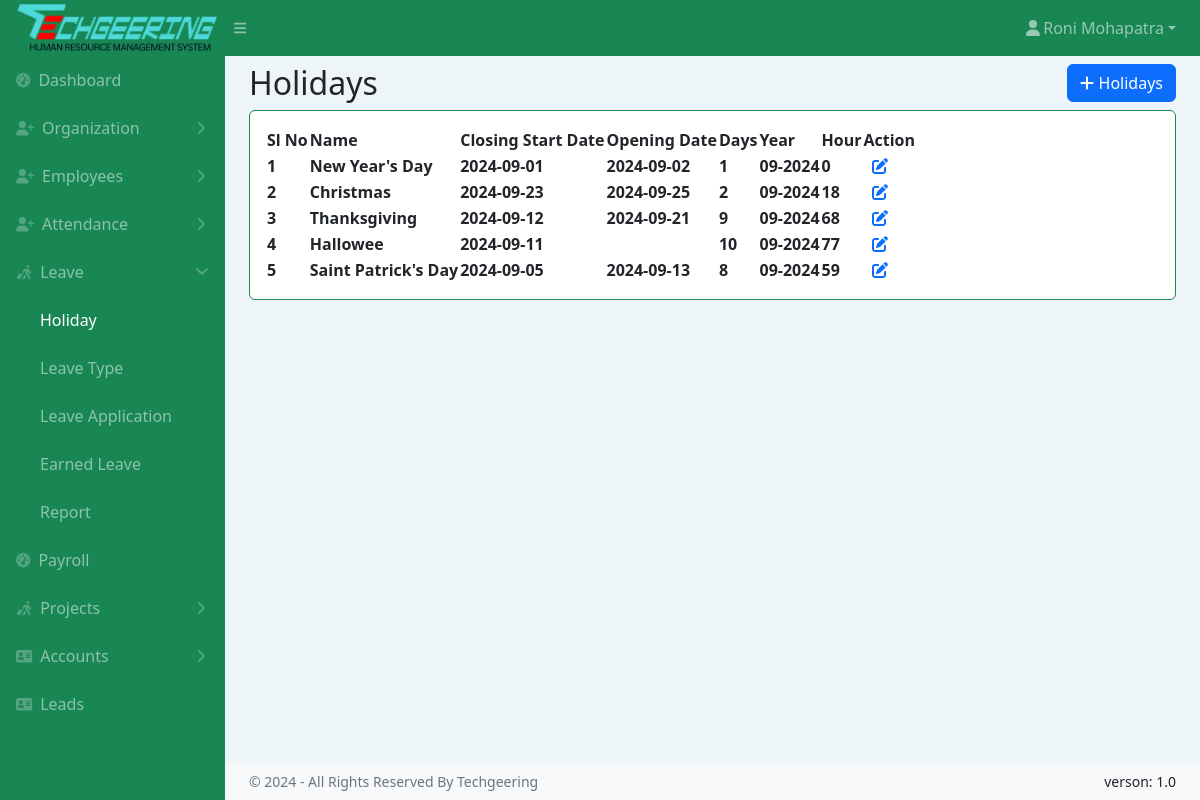
/holiday.php (signed in), run on the app's committed database.
### tables this page shows
CREATE TABLE `employee` (
  `id` int(11) NOT NULL,
  `em_code` varchar(64) DEFAULT NULL,
  `des_id` int(11) DEFAULT NULL,
  `dep_id` int(11) DEFAULT NULL,
  `full_name` varchar(128) DEFAULT NULL,
  `father_name` varchar(50) NOT NULL,
  `mother_name` varchar(50) NOT NULL,
  `em_email` varchar(64) DEFAULT NULL,
  `prof_email` varchar(70) NOT NULL,
  `marital_status` varchar(20) NOT NULL,
  `em_password` varchar(512) NOT NULL,
  `em_role` int(10) NOT NULL,
  `status` enum('ACTIVE','INACTIVE') NOT NULL DEFAULT 'ACTIVE',
  `em_gender` enum('Male','Female') NOT NULL DEFAULT 'Male',
  `em_phone` varchar(64) DEFAULT NULL,
  `em_wahtsapp` varchar(64) DEFAULT NULL,
  `em_birthday` varchar(128) DEFAULT NULL,
  `em_blood_group` enum('O+','O-','A+','A-','B+','B-','AB+','OB+') DEFAULT NULL,
  `em_joining_date` varchar(128) DEFAULT NULL,
  `last_company_date` date DEFAULT NULL,
  `em_contact_end` varchar(128) DEFAULT NULL,
  `em_image` varchar(128) DEFAULT NULL,
  `em_aadher` varchar(64) DEFAULT NULL,
  `em_pan` varchar(20) NOT NULL,
  `emergency_contact` int(10) NOT NULL
);

CREATE TABLE `holiday` (
  `id` int(11) NOT NULL,
  `holiday_name` varchar(256) DEFAULT NULL,
  `from_date` varchar(64) DEFAULT NULL,
  `to_date` varchar(64) DEFAULT NULL,
  `number_of_days` varchar(64) DEFAULT NULL,
  `year` varchar(64) DEFAULT NULL,
  `number_of_holiday_hour` int(11) DEFAULT NULL
);

### holiday.php (the view, shortened to what this page needs)
<!DOCTYPE html>
<html lang="en">
<head>
    <link href="https://cdn.jsdelivr.net/npm/simple-datatables@7.1.2/dist/style.min.css" rel="stylesheet" />
    <link href="assets/css/styles.css" rel="stylesheet" />
</head>
<body class="sb-nav-fixed">
    <?php include 'common/topnav.php' ?>
    <div id="layoutSidenav">
        <?php include 'common/sidenav.php' ?>
        <div id="layoutSidenav_content">
            <main>
                <div class="container-fluid px-4">
                    <div class="d-flex justify-content-between align-items-center">
                        <h2 class="my-2">Holidays</h2>
                        <?php if ($em_role == '1' || $em_role == '3') { ?>
                            <button type="button" class="btn btn-primary" data-bs-toggle="modal" data-bs-target="#addDept">
                                <i class="fa-solid fa-plus"></i> Holidays
                            </button>
                        <?php } ?>
                    </div>
                    <div class="card mb-4">
                        <div class="card-body">
                            <table id="datatablesSimple">
                                <thead>
                                    <tr>
                                        <th>Sl No</th>
                                        <th>Name</th>
                                        <th>Closing Start Date</th>
                                        <th>Opening Date</th>
                                        <th>Days</th>
                                        <th>Year</th>
                                        <th>Hour</th>
                                        <?php if ($em_role == '1' || $em_role == '3') { ?>
                                            <th>Action</th>
                                        <?php } ?>
                                    </tr>
                                </thead>
                                <tbody>
                                    <?php
                                    include "common/conn.php";
                                    $sql = "SELECT * FROM holiday";
                                    $result = $conn->query($sql);
                                    if ($result->num_rows > 0) {
                                        while ($row = $result->fetch_assoc()) {
                                            ?>
                                            <tr>
                                                <th><?php echo $row["id"]; ?></th>
                                                <th><?php echo $row["holiday_name"]; ?></th>
                                                <th><?php echo $row["from_date"]; ?></th>
                                                <th><?php echo $row["to_date"]; ?></th>
                                                <th><?php echo $row["number_of_days"]; ?></th>
                                                <th><?php echo $row["year"]; ?></th>
                                                <th><?php echo $row["number_of_holiday_hour"]; ?></th>
                                                <?php if ($em_role == '1' || $em_role == '3') { ?>
                                                    <th>
                                                        <i class="fa-solid fa-pen-to-square me-2 ms-2 text-primary"
                                                            onclick="myfcn4(<?php echo $row['id']; ?>,'<?php echo $row['holiday_name']; ?>','<?php echo $row['from_date']; ?>','<?php echo $row['to_date']; ?>')"
                                                            data-bs-toggle="modal" data-bs-target="#updateholiday"></i>
                                                    </th>
                                                <?php } ?>
                                            </tr>
                                            <?php
                                        }
                                    } else {
                                        echo "0 results";
                                    }
                                    ?>
                                </tbody>
                            </table>
                        </div>
                    </div>
                </div>
            </main>
            <?php include 'common/copyrightfooter.php' ?>
        </div>
    </div>
</body>
</html>

### common/topnav.php (shortened to what this page needs)
<?php
$userid = $_SESSION['username'];
$em_role = $_SESSION['em_role'];
?>
<nav class="sb-topnav navbar navbar-expand navbar-dark bg-success">
    <a class="navbar-brand ps-3 text-center" href="index.php">
        <img src="assets/img/logo.png" class="img-fluid">
    </a>
    <button class="btn btn-link btn-sm order-1 order-lg-0 me-4 me-lg-0" id="sidebarToggle" href="#!"><i
            class="fas fa-bars"></i></button>
    <ul class="navbar-nav ms-auto me-0 me-md-3 my-2 my-md-0">
        <li class="nav-item dropdown">
            <?php
            include "common/conn.php";
            $sql = "SELECT * FROM employee WHERE id=$userid";
            $result = $conn->query($sql);
            if ($result->num_rows > 0) {
                $row = $result->fetch_assoc();
            }
            ?>
            <a class="nav-link dropdown-toggle" id="navbarDropdown" href="#" role="button" data-bs-toggle="dropdown"
                aria-expanded="false"><i class="fas fa-user fa-fw"></i><?php echo $row["full_name"]; ?></a>
        </li>
    </ul>
</nav>

### data on the page
employee: full_name "Roni Mohapatra"
holiday: id "1", holiday_name "New Year's Day", from_date "2024-09-01", to_date "2024-09-02", number_of_days "1", year "09-2024", number_of_holiday_hour "0"
holiday: id "2", holiday_name "Christmas", from_date "2024-09-23", to_date "2024-09-25", number_of_days "2", year "09-2024", number_of_holiday_hour "18"
holiday: id "3", holiday_name "Thanksgiving", from_date "2024-09-12", to_date "2024-09-21", number_of_days "9", year "09-2024", number_of_holiday_hour "68"
holiday: id "4", holiday_name "Hallowee", from_date "2024-09-11", number_of_days "10", year "09-2024", number_of_holiday_hour "77"
holiday: id "5", holiday_name "Saint Patrick's Day", from_date "2024-09-05", to_date "2024-09-13", number_of_days "8", year "09-2024", number_of_holiday_hour "59"
